Frame 1 (no input): blank canvas, image omitted
Frame 60 (the mouse pressed at the canvas centre just before this capture): blank canvas, image omitted
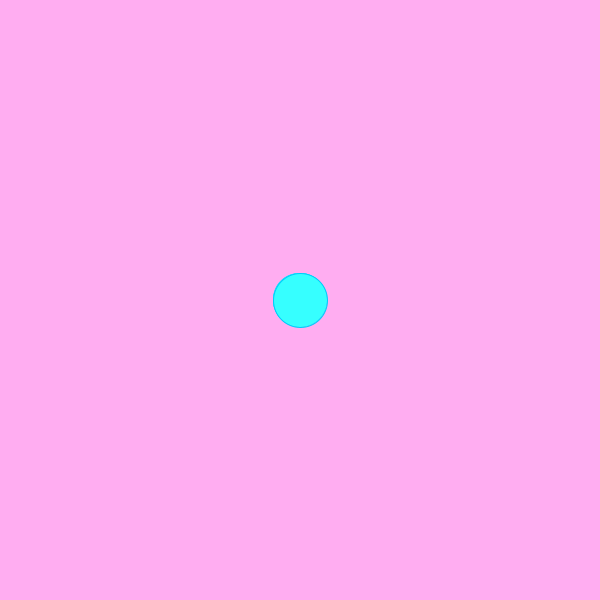
Frame 120 (the mouse held since frame 60 and released just before this capture)

The Processing sketch whose frames 1 and 60 were blank and that drew this single picture after the mouse press (run headless with seeded random() and noise(); from frame 60 on, the mouse is pressed at the canvas centre):

// Processing sketch: processing_42655
// ── processing_42655.pde

void setup() {
  size (600, 600);
  background (#FFADF1);
  smooth();
}

float a=0;
void draw() {


  fill(#CBF5FF);
  stroke(#00CAFA);


  if ((mousePressed) && (a<255)) {
    a=(a +0.9)%width;
    fill(a, mouseX,255);
  
    ellipse(mouseX, mouseY, a, a);
  }

  else { 
    a=0;
  }
}
